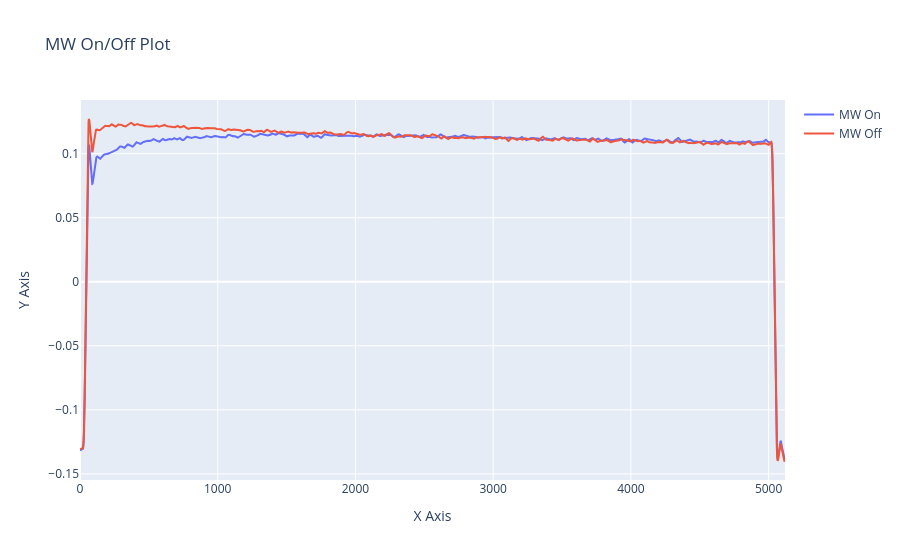

Notebook source saved alongside this figure:
### Code cell
import plotly.graph_objects as go

# Create a plotly figure
fig = go.Figure()

# Add the first trace (mw_on_plt)
fig.add_trace(go.Scatter(y=mw_on_plt, mode='lines', name='MW On'))

# Add the second trace (mw_off_plt)
fig.add_trace(go.Scatter(y=mw_off_plt, mode='lines', name='MW Off'))

# Update the layout (optional)
fig.update_layout(
    title='MW On/Off Plot',
    xaxis_title='X Axis',
    yaxis_title='Y Axis'
)

# Show the plot
fig.show()

### Figure 1 — Plotly figure (JSON) as saved in the notebook; plotly's stock layout.template omitted (floating-point values rounded to 4 significant figures; data arrays with more than 128 entries replaced by an {"elided": "..."} marker saying what was removed)
{"data": [{"mode": "lines", "name": "MW On", "type": "scatter", "y": {"elided": "5120 float values"}}, {"mode": "lines", "name": "MW Off", "type": "scatter", "y": {"elided": "5120 float values"}}], "layout": {"title": {"text": "MW On/Off Plot"}, "xaxis": {"title": {"text": "X Axis"}}, "yaxis": {"title": {"text": "Y Axis"}}}}
